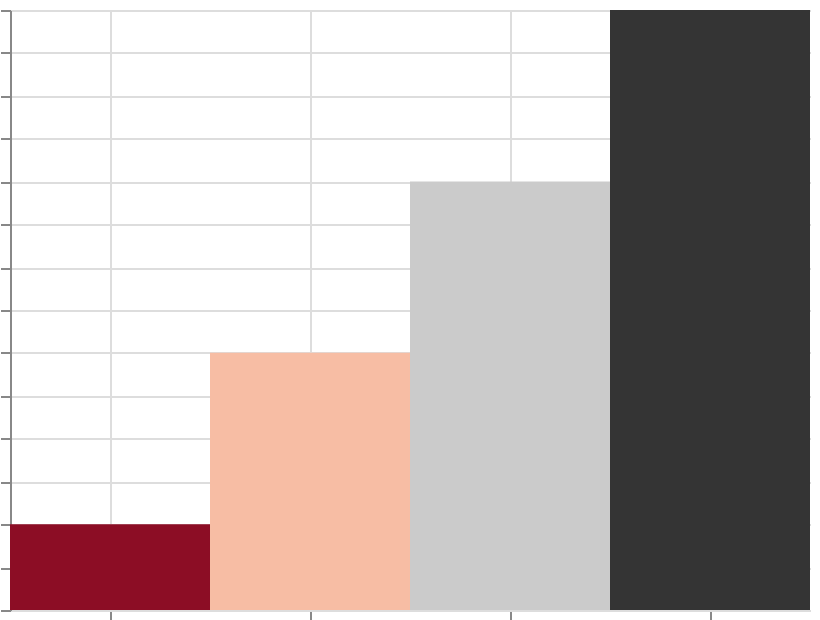

This figure's Vega-Lite source:
### Vega specification from a JSON file in a GitHub repository (floating-point values rounded to 4 significant figures)
{"$schema": "https://vega.github.io/schema/vega/v6.json", "width": 400, "height": 300, "padding": 5, "autosize": "none", "data": [{"name": "table", "values": [{"cat": "A", "val": 10}, {"cat": "B", "val": 30}, {"cat": "C", "val": 50}, {"cat": "D", "val": 70}]}], "scales": [{"name": "x", "type": "band", "domain": {"data": "table", "field": "cat", "sort": true}, "range": "width"}, {"name": "y", "type": "linear", "domain": {"data": "table", "field": "val"}, "range": [{"signal": "height"}, 0], "zero": true, "nice": true}, {"name": "color", "type": "linear", "domain": {"data": "table", "field": "val"}, "range": {"scheme": "redgrey"}}], "marks": [{"type": "rect", "from": {"data": "table"}, "encode": {"update": {"x": {"scale": "x", "field": "cat"}, "width": {"scale": "x", "band": 1}, "y": {"scale": "y", "field": "val"}, "y2": {"scale": "y", "value": 0}, "fill": {"scale": "color", "field": "val"}}}}], "axes": [{"scale": "x", "orient": "bottom", "grid": true, "labels": false}, {"scale": "y", "orient": "left", "grid": true, "labels": false}], "legends": [{"fill": "color"}]}
